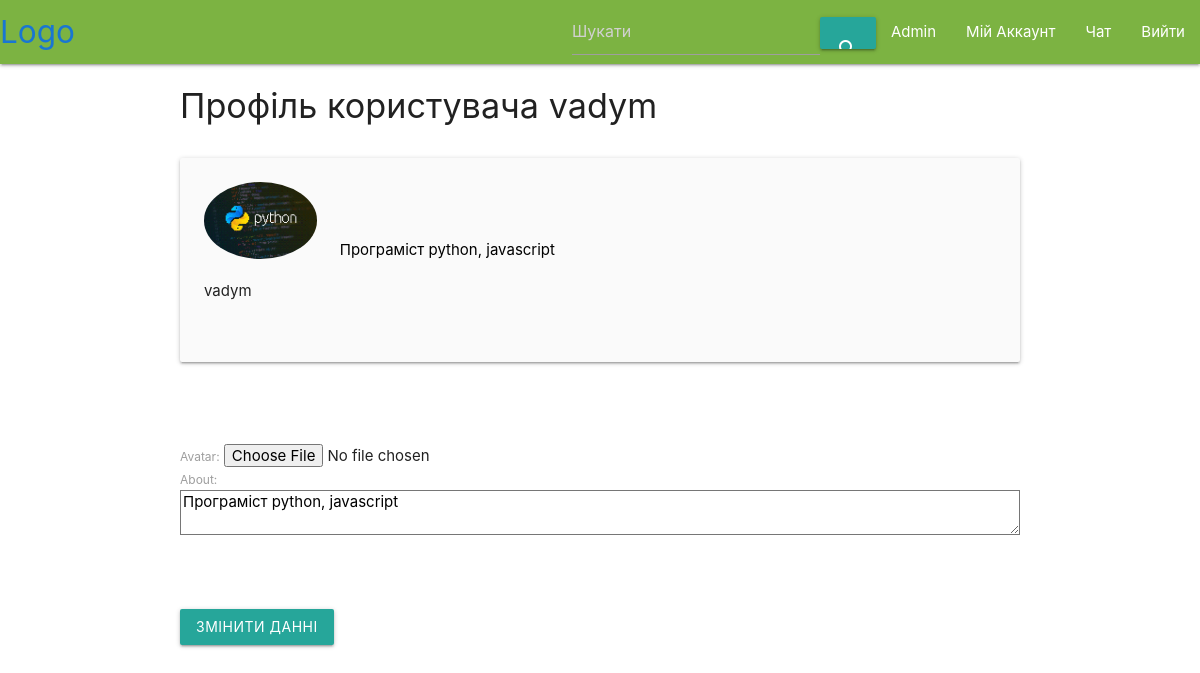
/profile/ (signed in), run on the app's committed database.
### blog/models.py (models this page shows, shortened)
class Profile(models.Model):
    user = models.OneToOneField(User, on_delete=models.CASCADE)
    avatar = models.ImageField(upload_to='blog/static/img/profiles',
                               default = 'blog/static/img/profiles/default.png',
                               verbose_name = 'Фото профілю')
    about = models.TextField(max_length=500,
                             verbose_name = 'Про себе',
                             blank=True)

### blog/views.py (the view)
# urls.py: path('profile/', views.profile, name='user_profile'),
@login_required
def profile(request):
    if request.method == 'POST':
        profile_form = ProfileForm(request.POST,
                                   request.FILES,
                                   instance=request.user.profile)
        if profile_form.is_valid():
            profile_form.save()
            messages.success(request, "Профіль оновлено")
            return redirect(to='user_profile')
    else:
        try:
            request.user.profile
        except Profile.DoesNotExist:
            Profile.objects.create(user = request.user).save()
        finally:
            profile_form = ProfileForm(instance=request.user.profile)
    profile = request.user.profile
    return render(request, 'profile.html',{
        'profile': profile,
        'profile_form': profile_form
    })

### blog/forms.py
class ProfileForm(forms.ModelForm):
    avatar = forms.ImageField(widget=forms.FileInput(attrs={'class':'form-control-file'}))
    about = forms.CharField(widget=forms.Textarea(attrs={'class':'form-control', 'rows': 8}))
    class Meta:
        model = Profile
        fields = ['avatar', 'about']

### blog/templates/profile.html (shortened to what this page needs)
{% extends 'navbar.html' %}
{% block content %}
    <div class="container">
        <div class="row">
            <h4>Профіль користувача {{user.username}}</h4>
        </div>
        <div class="col s12 m8 offset-m2 l6 offset-l3">
            <div class="card-panel grey lighten-5 z-depth-1">
                <div class="row valign-wrapper">
                    <div class="col s2">
                        <img class="circle responsive-img " src='/{{profile.avatar}}'>
                        <p>{{user.username}}</p>
                    </div>
                <div class="col s10">
                <span class="black-text">
                {{profile.about}}
              </span>
            </div>
          </div>
        </div>
      </div>
            <br><br><br>
        <div class="row">
            <form action="{% url 'user_profile' %}" method="POST" enctype="multipart/form-data">
                {{ profile_form.as_div }}
                <br><br><br>
                <button class="btn waves-effect"
                        type = "submit">
                        Змінити данні
                </button>
            </form>
        </div>
    </div>
{% endblock %}

### data on the page
Profile: avatar (picture), about "Програміст python, javascript"

### other printed values
{{ user.username }} "vadym"
